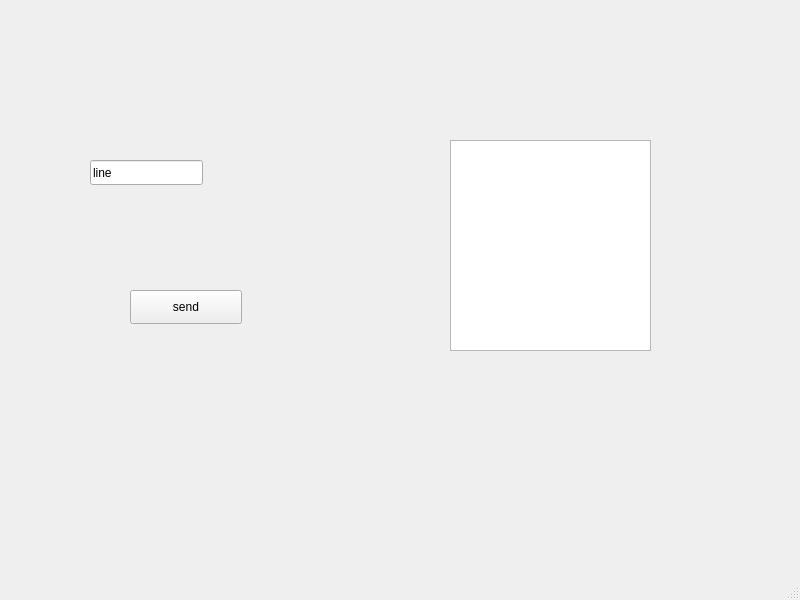
<?xml version="1.0" encoding="UTF-8"?>
<ui version="4.0">
 <class>MainWindow1</class>
 <widget class="QMainWindow" name="MainWindow1">
  <property name="geometry">
   <rect>
    <x>0</x>
    <y>0</y>
    <width>800</width>
    <height>600</height>
   </rect>
  </property>
  <property name="windowTitle">
   <string>MainWindow</string>
  </property>
  <widget class="QWidget" name="centralwidget">
   <widget class="QTextEdit" name="textEdit_1_1">
    <property name="geometry">
     <rect>
      <x>450</x>
      <y>140</y>
      <width>201</width>
      <height>211</height>
     </rect>
    </property>
   </widget>
   <widget class="QLineEdit" name="lineEdit_1_1">
    <property name="geometry">
     <rect>
      <x>90</x>
      <y>160</y>
      <width>113</width>
      <height>25</height>
     </rect>
    </property>
    <property name="text">
     <string>line</string>
    </property>
   </widget>
   <widget class="QPushButton" name="pushButton1">
    <property name="geometry">
     <rect>
      <x>130</x>
      <y>290</y>
      <width>112</width>
      <height>34</height>
     </rect>
    </property>
    <property name="text">
     <string>send</string>
    </property>
   </widget>
  </widget>
  <widget class="QMenuBar" name="menubar">
   <property name="geometry">
    <rect>
     <x>0</x>
     <y>0</y>
     <width>800</width>
     <height>29</height>
    </rect>
   </property>
  </widget>
  <widget class="QStatusBar" name="statusbar"/>
 </widget>
 <resources/>
 <connections/>
</ui>
